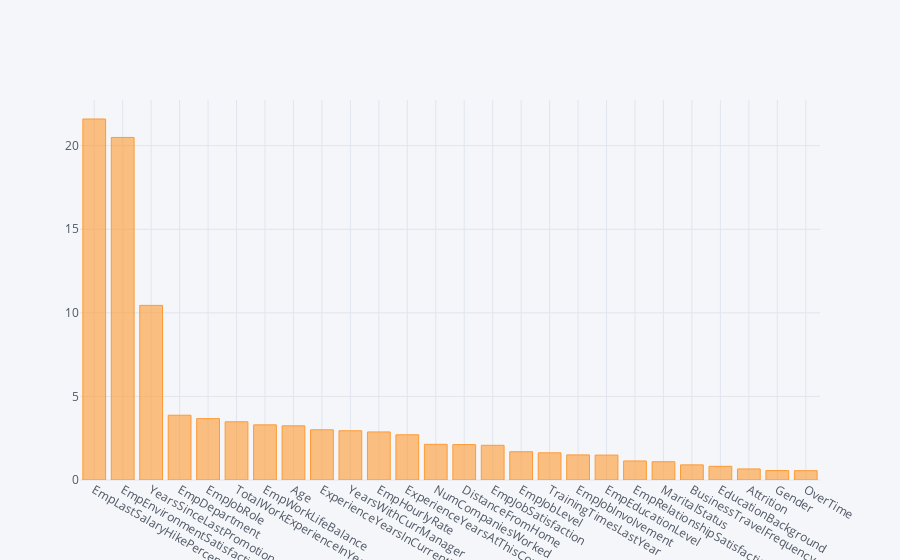

The code cell stored with this chart in its notebook:
### Markdown cell above
## Feature Selection

### Code cell
best_features=pd.DataFrame(rfc.feature_importances_*100,index=x_train.columns,columns=['GINI'])
best_features.sort_values('GINI',ascending=False).iplot(kind='bar')

### Figure 1 — Plotly figure (JSON) as saved in the notebook; plotly's stock layout.template omitted (floating-point values rounded to 4 significant figures)
{"data": [{"marker": {"color": "rgba(255, 153, 51, 0.6)", "line": {"color": "rgba(255, 153, 51, 1.0)", "width": 1}}, "name": "GINI", "orientation": "v", "text": "", "type": "bar", "uid": "914684a6-dcc7-43d6-a51d-04f283c2f785", "x": ["EmpLastSalaryHikePercent", "EmpEnvironmentSatisfaction", "YearsSinceLastPromotion", "EmpDepartment", "EmpJobRole", "TotalWorkExperienceInYears", "EmpWorkLifeBalance", "Age", "ExperienceYearsInCurrentRole", "YearsWithCurrManager", "EmpHourlyRate", "ExperienceYearsAtThisCompany", "NumCompaniesWorked", "DistanceFromHome", "EmpJobSatisfaction", "EmpJobLevel", "TrainingTimesLastYear", "EmpJobInvolvement", "EmpEducationLevel", "EmpRelationshipSatisfaction", "MaritalStatus", "BusinessTravelFrequency", "EducationBackground", "Attrition", "Gender", "OverTime"], "y": [21.6, 20.49, 10.45, 3.875, 3.671, 3.481, 3.298, 3.24, 3.003, 2.946, 2.874, 2.703, 2.135, 2.119, 2.076, 1.69, 1.625, 1.501, 1.49, 1.139, 1.093, 0.9057, 0.8186, 0.6611, 0.5639, 0.5569]}], "layout": {"legend": {"bgcolor": "#F5F6F9", "font": {"color": "#4D5663"}}, "paper_bgcolor": "#F5F6F9", "plot_bgcolor": "#F5F6F9", "title": {"font": {"color": "#4D5663"}}, "xaxis": {"gridcolor": "#E1E5ED", "showgrid": true, "tickfont": {"color": "#4D5663"}, "title": {"font": {"color": "#4D5663"}, "text": ""}, "zerolinecolor": "#E1E5ED"}, "yaxis": {"gridcolor": "#E1E5ED", "showgrid": true, "tickfont": {"color": "#4D5663"}, "title": {"font": {"color": "#4D5663"}, "text": ""}, "zerolinecolor": "#E1E5ED"}}}
